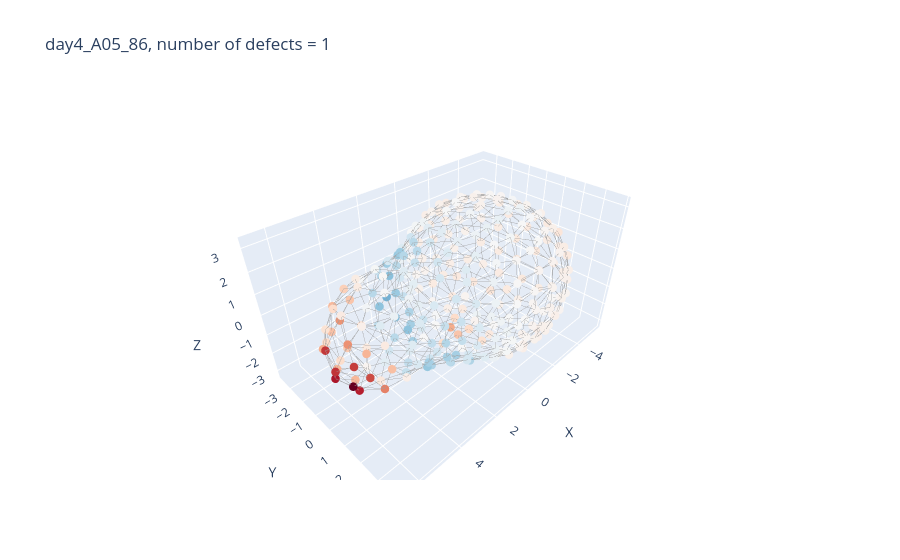
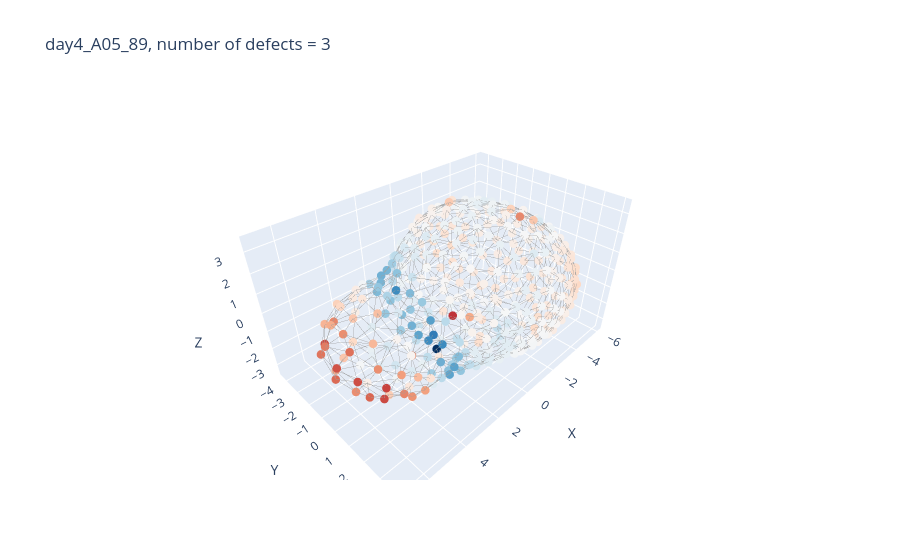
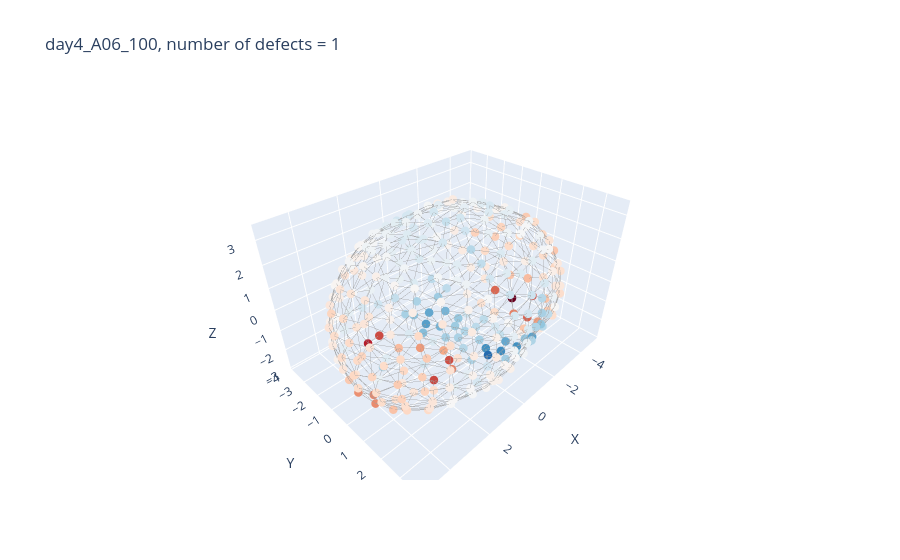
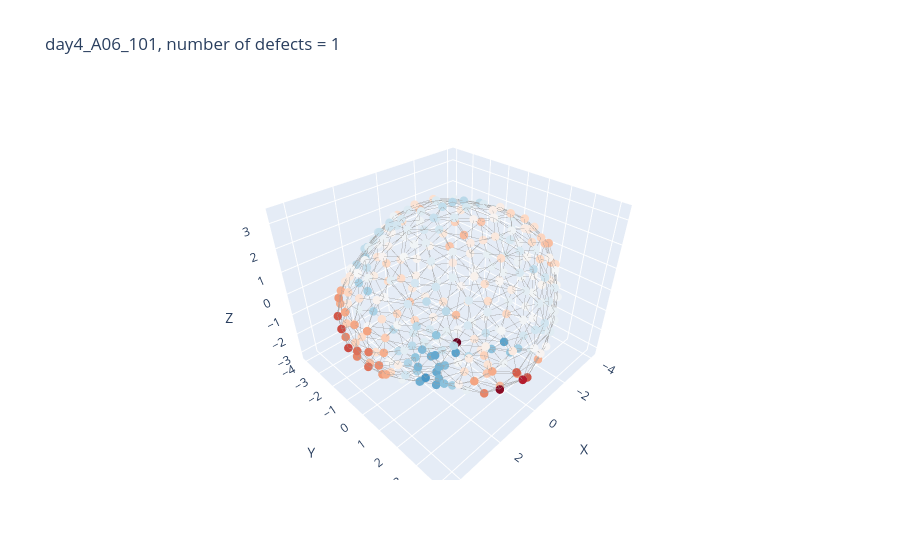

Source (notebook cell) for these figures, in order:
### Code cell
j = 0 

for i, (G, centroids, graph, label, mask) in enumerate(zip(G_list, centroids_list, cell_graphs_list, label_uid_list, outlier_masks)):    
    if not mask.any():
        continue  # skip arrays without defects

    j += 1
    if j >= 10 and j < 20:

        fig = plot_organoid_graph(
            centroids,
            graph,
            node_values=G-np.mean(G), 
        )
        fig.update_layout(title=f"{label}, number of defects = {sum(mask)}")

        fig.show()

### Figure 1 — Plotly figure (JSON) as saved in the notebook; plotly's stock layout.template omitted (floating-point values rounded to 4 significant figures; data arrays with more than 128 entries replaced by an {"elided": "..."} marker saying what was removed)
{"data": [{"hoverinfo": "skip", "line": {"color": "rgba(120,120,120,0.75)", "width": 1}, "mode": "lines", "showlegend": false, "type": "scatter3d", "x": {"elided": "2547 float values"}, "y": {"elided": "2547 float values"}, "z": {"elided": "2547 float values"}}, {"hoverinfo": "skip", "marker": {"cmax": 0.7937, "cmid": 0, "cmin": -0.7937, "color": {"elided": "284 float values"}, "colorscale": [[0, "rgb(5,48,97)"], [0.1, "rgb(33,102,172)"], [0.2, "rgb(67,147,195)"], [0.3, "rgb(146,197,222)"], [0.4, "rgb(209,229,240)"], [0.5, "rgb(247,247,247)"], [0.6, "rgb(253,219,199)"], [0.7, "rgb(244,165,130)"], [0.8, "rgb(214,96,77)"], [0.9, "rgb(178,24,43)"], [1, "rgb(103,0,31)"]], "line": {"width": 0}, "size": 5}, "mode": "markers", "showlegend": false, "type": "scatter3d", "x": {"elided": "284 float values"}, "y": {"elided": "284 float values"}, "z": {"elided": "284 float values"}}], "layout": {"scene": {"aspectmode": "data", "xaxis": {"title": {"text": "X"}}, "yaxis": {"title": {"text": "Y"}}, "zaxis": {"title": {"text": "Z"}}}, "title": {"text": "day4_A05_86, number of defects = 1"}}}

### Figure 2 — Plotly figure (JSON) as saved in the notebook; plotly's stock layout.template omitted (floating-point values rounded to 4 significant figures; data arrays with more than 128 entries replaced by an {"elided": "..."} marker saying what was removed)
{"data": [{"hoverinfo": "skip", "line": {"color": "rgba(120,120,120,0.75)", "width": 1}, "mode": "lines", "showlegend": false, "type": "scatter3d", "x": {"elided": "3483 float values"}, "y": {"elided": "3483 float values"}, "z": {"elided": "3483 float values"}}, {"hoverinfo": "skip", "marker": {"cmax": 0.6297, "cmid": 0, "cmin": -0.6297, "color": {"elided": "389 float values"}, "colorscale": [[0, "rgb(5,48,97)"], [0.1, "rgb(33,102,172)"], [0.2, "rgb(67,147,195)"], [0.3, "rgb(146,197,222)"], [0.4, "rgb(209,229,240)"], [0.5, "rgb(247,247,247)"], [0.6, "rgb(253,219,199)"], [0.7, "rgb(244,165,130)"], [0.8, "rgb(214,96,77)"], [0.9, "rgb(178,24,43)"], [1, "rgb(103,0,31)"]], "line": {"width": 0}, "size": 5}, "mode": "markers", "showlegend": false, "type": "scatter3d", "x": {"elided": "389 float values"}, "y": {"elided": "389 float values"}, "z": {"elided": "389 float values"}}], "layout": {"scene": {"aspectmode": "data", "xaxis": {"title": {"text": "X"}}, "yaxis": {"title": {"text": "Y"}}, "zaxis": {"title": {"text": "Z"}}}, "title": {"text": "day4_A05_89, number of defects = 3"}}}

### Figure 3 — Plotly figure (JSON) as saved in the notebook; plotly's stock layout.template omitted (floating-point values rounded to 4 significant figures; data arrays with more than 128 entries replaced by an {"elided": "..."} marker saying what was removed)
{"data": [{"hoverinfo": "skip", "line": {"color": "rgba(120,120,120,0.75)", "width": 1}, "mode": "lines", "showlegend": false, "type": "scatter3d", "x": {"elided": "2913 float values"}, "y": {"elided": "2913 float values"}, "z": {"elided": "2913 float values"}}, {"hoverinfo": "skip", "marker": {"cmax": 0.3655, "cmid": 0, "cmin": -0.3655, "color": {"elided": "325 float values"}, "colorscale": [[0, "rgb(5,48,97)"], [0.1, "rgb(33,102,172)"], [0.2, "rgb(67,147,195)"], [0.3, "rgb(146,197,222)"], [0.4, "rgb(209,229,240)"], [0.5, "rgb(247,247,247)"], [0.6, "rgb(253,219,199)"], [0.7, "rgb(244,165,130)"], [0.8, "rgb(214,96,77)"], [0.9, "rgb(178,24,43)"], [1, "rgb(103,0,31)"]], "line": {"width": 0}, "size": 5}, "mode": "markers", "showlegend": false, "type": "scatter3d", "x": {"elided": "325 float values"}, "y": {"elided": "325 float values"}, "z": {"elided": "325 float values"}}], "layout": {"scene": {"aspectmode": "data", "xaxis": {"title": {"text": "X"}}, "yaxis": {"title": {"text": "Y"}}, "zaxis": {"title": {"text": "Z"}}}, "title": {"text": "day4_A06_100, number of defects = 1"}}}

### Figure 4 — Plotly figure (JSON) as saved in the notebook; plotly's stock layout.template omitted (floating-point values rounded to 4 significant figures; data arrays with more than 128 entries replaced by an {"elided": "..."} marker saying what was removed)
{"data": [{"hoverinfo": "skip", "line": {"color": "rgba(120,120,120,0.75)", "width": 1}, "mode": "lines", "showlegend": false, "type": "scatter3d", "x": {"elided": "2559 float values"}, "y": {"elided": "2559 float values"}, "z": {"elided": "2559 float values"}}, {"hoverinfo": "skip", "marker": {"cmax": 0.3044, "cmid": 0, "cmin": -0.3044, "color": {"elided": "286 float values"}, "colorscale": [[0, "rgb(5,48,97)"], [0.1, "rgb(33,102,172)"], [0.2, "rgb(67,147,195)"], [0.3, "rgb(146,197,222)"], [0.4, "rgb(209,229,240)"], [0.5, "rgb(247,247,247)"], [0.6, "rgb(253,219,199)"], [0.7, "rgb(244,165,130)"], [0.8, "rgb(214,96,77)"], [0.9, "rgb(178,24,43)"], [1, "rgb(103,0,31)"]], "line": {"width": 0}, "size": 5}, "mode": "markers", "showlegend": false, "type": "scatter3d", "x": {"elided": "286 float values"}, "y": {"elided": "286 float values"}, "z": {"elided": "286 float values"}}], "layout": {"scene": {"aspectmode": "data", "xaxis": {"title": {"text": "X"}}, "yaxis": {"title": {"text": "Y"}}, "zaxis": {"title": {"text": "Z"}}}, "title": {"text": "day4_A06_101, number of defects = 1"}}}
